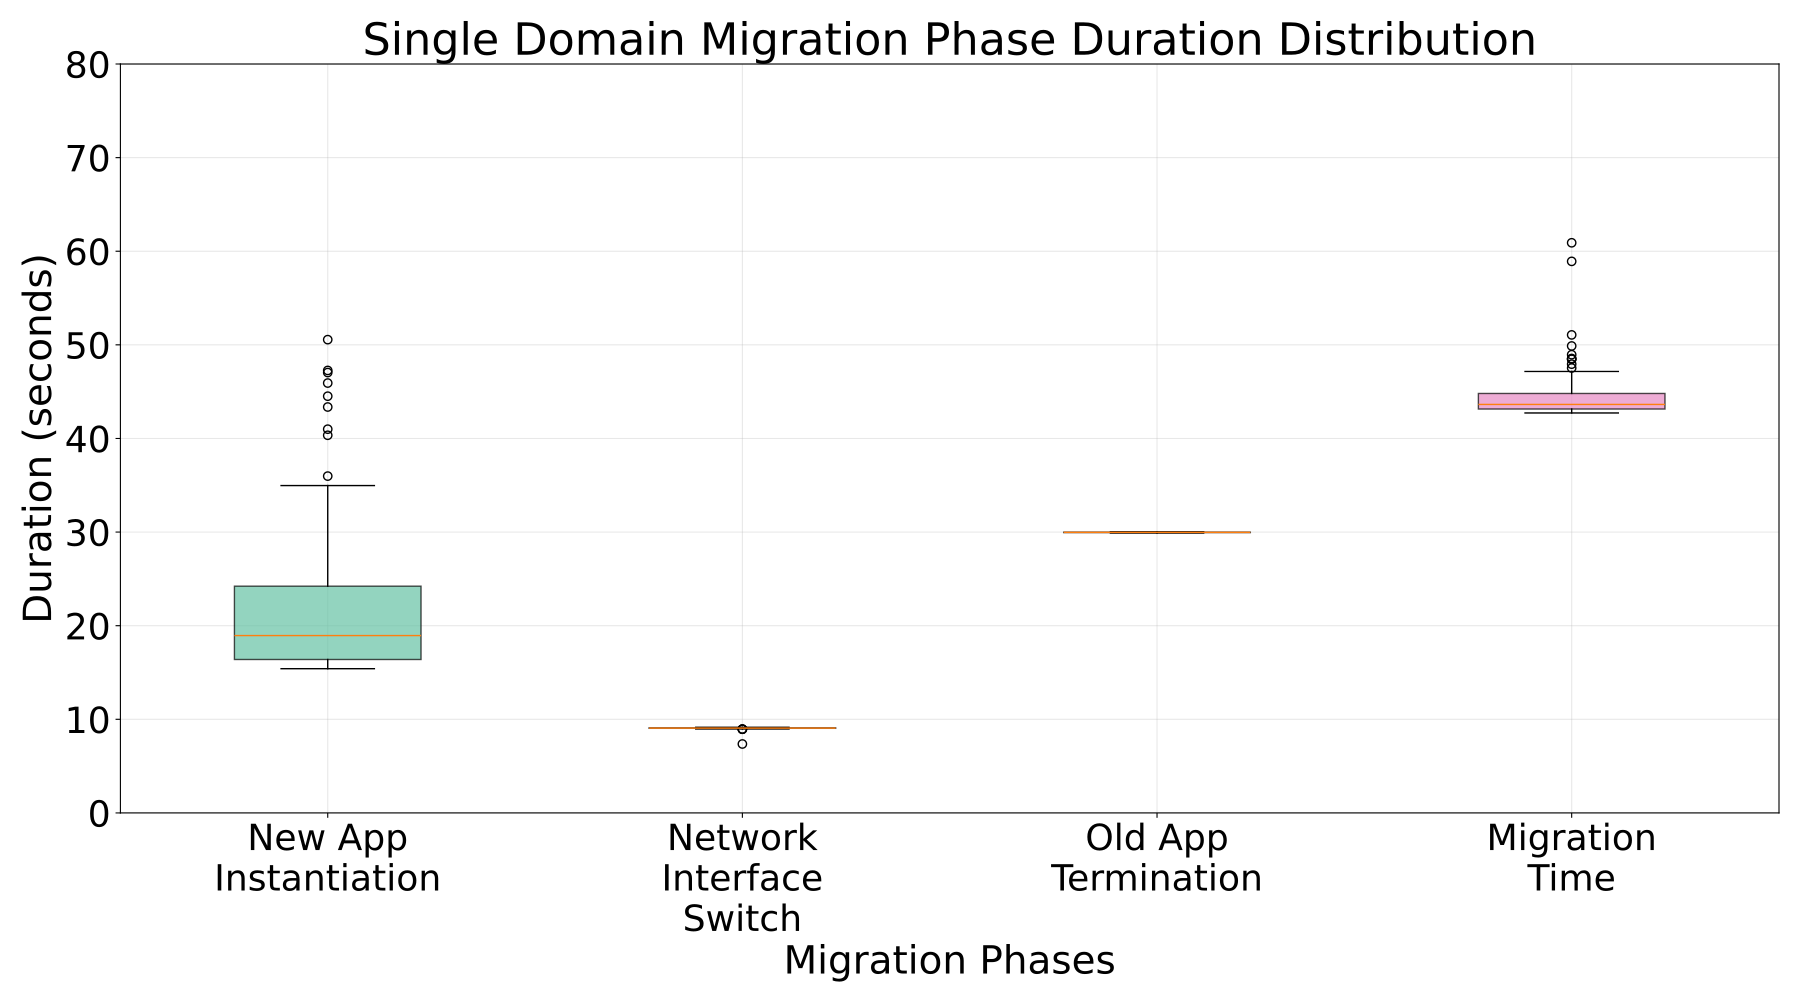

This chart was generated by the following Python code:
import argparse
import threading
import matplotlib.pyplot as plt
import matplotlib.cm as cm
import seaborn as sns
import json
import os
import glob

import logging
logging.basicConfig(level=logging.INFO, format='%(asctime)s - %(levelname)s - %(message)s')


sent_times = {}
rtts_by_index = {}
timestamps_by_index = {}
servers_by_index = {}
alerts = []
lost_ids = set()
lock = threading.Lock()
stop_event = threading.Event()

def load_results(filepath):
    """
    Function to load results from a JSON file.
    :param filepath: Path to the JSON file containing results.
    :return: Dictionary with timestamps and RTTs.
    """

    with open(filepath, 'r') as f:
        data = json.load(f)

    sent_total = data.get('sent_total', 0)
    rtts_by_index = {int(k): v for k, v in data.get('rtts', {}).items()}
    timestamps_by_index = {int(k): v for k, v in data.get('timestamps', {}).items()}
    servers_by_index = {int(k): v for k, v in data.get('servers', {}).items()}
    alerts = data.get('alerts', [])
    
    return rtts_by_index, timestamps_by_index, servers_by_index, sent_total, alerts


def process_alert_phases(alerts):
    """
    Process alerts from a single run to extract phase durations for single domain migration.
    :param alerts: List of alerts from one run.
    :return: Dictionary mapping phase names to durations.
    """
    # Sort alerts by timestamp
    sorted_alerts = sorted(alerts, key=lambda x: x.get("timestamp", 0))
    
    # Create a lookup for alert timestamps by name
    # For duplicate alert names, use the last occurrence (highest timestamp)
    alert_times = {}
    for alert in sorted_alerts:
        name = alert.get("name", "")
        timestamp = alert.get("timestamp")
        if timestamp is not None:
            # Always update to use the latest timestamp for this alert name
            alert_times[name] = timestamp
    
    # Define phase boundaries for single domain migration between 2 clusters
    phase_definitions = {
        "New App\nInstantiation": ("node-inst-init", "node-inst-done"),
        "Network\nInterface\nSwitch": ("new-server-started", "new-server-switch"),
        "Old App\nTermination": ("old-server-signal-15", "old-server-killed"),
        "Migration\nTime": ("migration-init", "old-server-killed"),
    }
    
    phase_durations = {}
    
    # Calculate duration for each phase
    for phase_name, (start_alert, end_alert) in phase_definitions.items():
        if start_alert in alert_times and end_alert in alert_times:
            start_time = alert_times[start_alert]
            end_time = alert_times[end_alert]
            duration = end_time - start_time
            phase_durations[phase_name] = duration
        else:
            logging.warning(f"Missing alerts for phase {phase_name}: {start_alert} or {end_alert}")
    
    return phase_durations


def load_multiple_results(folder_path):
    """
    Function to load and aggregate results from multiple JSON files in a folder.
    :param folder_path: Path to the folder containing JSON result files.
    :return: Aggregated data from all runs.
    """
    if not os.path.exists(folder_path):
        logging.error(f"Folder {folder_path} does not exist")
        return {}, {}, {}, 0, {}
    
    # Find all JSON files in the folder
    json_files = glob.glob(os.path.join(folder_path, "*.json"))
    
    if not json_files:
        logging.warning(f"No JSON files found in folder {folder_path}")
        return {}, {}, {}, 0, {}
    
    logging.info(f"Found {len(json_files)} JSON files to process")
    
    # Aggregate data from all files
    all_rtts = {}
    all_timestamps = {}
    all_servers = {}
    total_sent = 0
    all_transitions = {}  # Dictionary mapping transition names to lists of durations
    
    current_index_offset = 0
    
    for file_path in sorted(json_files):
        try:
            logging.info(f"Processing file: {os.path.basename(file_path)}")
            rtts, timestamps, servers, sent_total, alerts = load_results(file_path)
            
            # Offset indices to avoid conflicts between runs
            for idx, rtt in rtts.items():
                all_rtts[idx + current_index_offset] = rtt
            
            for idx, timestamp in timestamps.items():
                all_timestamps[idx + current_index_offset] = timestamp
                
            for idx, server in servers.items():
                all_servers[idx + current_index_offset] = server
            
            # Process alerts for this run to get phase durations
            run_phases = process_alert_phases(alerts)
            
            # Aggregate phase durations across runs
            for phase_name, duration in run_phases.items():
                if phase_name not in all_transitions:
                    all_transitions[phase_name] = []
                all_transitions[phase_name].append(duration)
            
            total_sent += sent_total
            
            # Update offset for next file
            if rtts:
                current_index_offset += max(rtts.keys()) + 1
                
        except Exception as e:
            logging.error(f"Error processing file {file_path}: {e}")
            continue
    
    logging.info(f"Aggregated data from {len(json_files)} runs: {len(all_transitions)} unique phases")
    return all_rtts, all_timestamps, all_servers, total_sent, all_transitions



def plot_results(sent_total, phase_durations, output=None):
    """
    Function to create a box plot showing migration phase durations for single domain migration.
    :param rtts_by_index: Dictionary mapping message index to RTT.
    :param timestamps_by_index: Dictionary mapping message index to timestamp.
    :param servers_by_index: Dictionary mapping message index to server ID.
    :param sent_total: Total number of messages sent.
    :param phase_durations: Dictionary mapping phase names to lists of durations across runs.
    :param output: Optional output file to save the plot.
    """
    if not phase_durations:
        logging.warning("No phase durations found for analysis")
        return

    # Create box plot
    plt.figure(figsize=(18, 10))
    
    # Set larger font sizes
    plt.rcParams.update({'font.size': 14})
    
    # Prepare data for box plot
    box_data = []
    labels = []
    
    for phase_name, durations in phase_durations.items():
        if durations:
            box_data.append(durations)
            labels.append(phase_name)
    
    if not box_data:
        logging.warning("No valid phase duration data found for box plot")
        return
    
    # Create the box plot
    box_plot = plt.boxplot(box_data, labels=labels, patch_artist=True)
    
    # Color the boxes with distinct colors for each phase
    colors = sns.color_palette('Set2', len(box_data))
    for patch, color in zip(box_plot['boxes'], colors):
        patch.set_facecolor(color)
        patch.set_alpha(0.7)
    
    plt.xlabel("Migration Phases", fontsize=28)
    plt.ylabel("Duration (seconds)", fontsize=28)
    plt.title("Single Domain Migration Phase Duration Distribution", fontsize=32)
    plt.xticks(rotation=0, ha='center', fontsize=26)
    plt.yticks(fontsize=26)
    plt.ylim(0, 80)
    plt.grid(True, alpha=0.3)
    plt.tight_layout()

    # Print phase statistics
    logging.info(f"\nSingle Domain Migration Phase Duration Statistics (from {sent_total} total messages):")
    for phase_name, durations in phase_durations.items():
        if durations:
            logging.info(f"{phase_name}:")
            logging.info(f"  Count: {len(durations)}")
            logging.info(f"  Min: {min(durations):.3f}s")
            logging.info(f"  Max: {max(durations):.3f}s")
            logging.info(f"  Mean: {sum(durations)/len(durations):.3f}s")
            if len(durations) > 1:
                import statistics
                logging.info(f"  Median: {statistics.median(durations):.3f}s")
                logging.info(f"  StdDev: {statistics.stdev(durations):.3f}s")

    if output:
        plt.savefig(output)
    else:
        try:
            plt.show()
        except KeyboardInterrupt:
            logging.info("Plot window closed via Ctrl+C.")


if __name__ == "__main__":
    parser = argparse.ArgumentParser(description="Plot single domain migration phase durations from multiple runs in a folder")
    parser.add_argument("-d", "--folder", help="Path to the folder containing JSON result files", default="node-teste/")
    parser.add_argument("-o", "--output", help="Output file to save plot (default: box-plot-intra.pdf)", default="box-plot-intra.pdf")

    args = parser.parse_args()
    rtts_by_index, timestamps_by_index, servers_by_index, sent_total, phase_durations = load_multiple_results(args.folder)

    # plot the results after processing all runs
    plot_results(sent_total, phase_durations, args.output)
